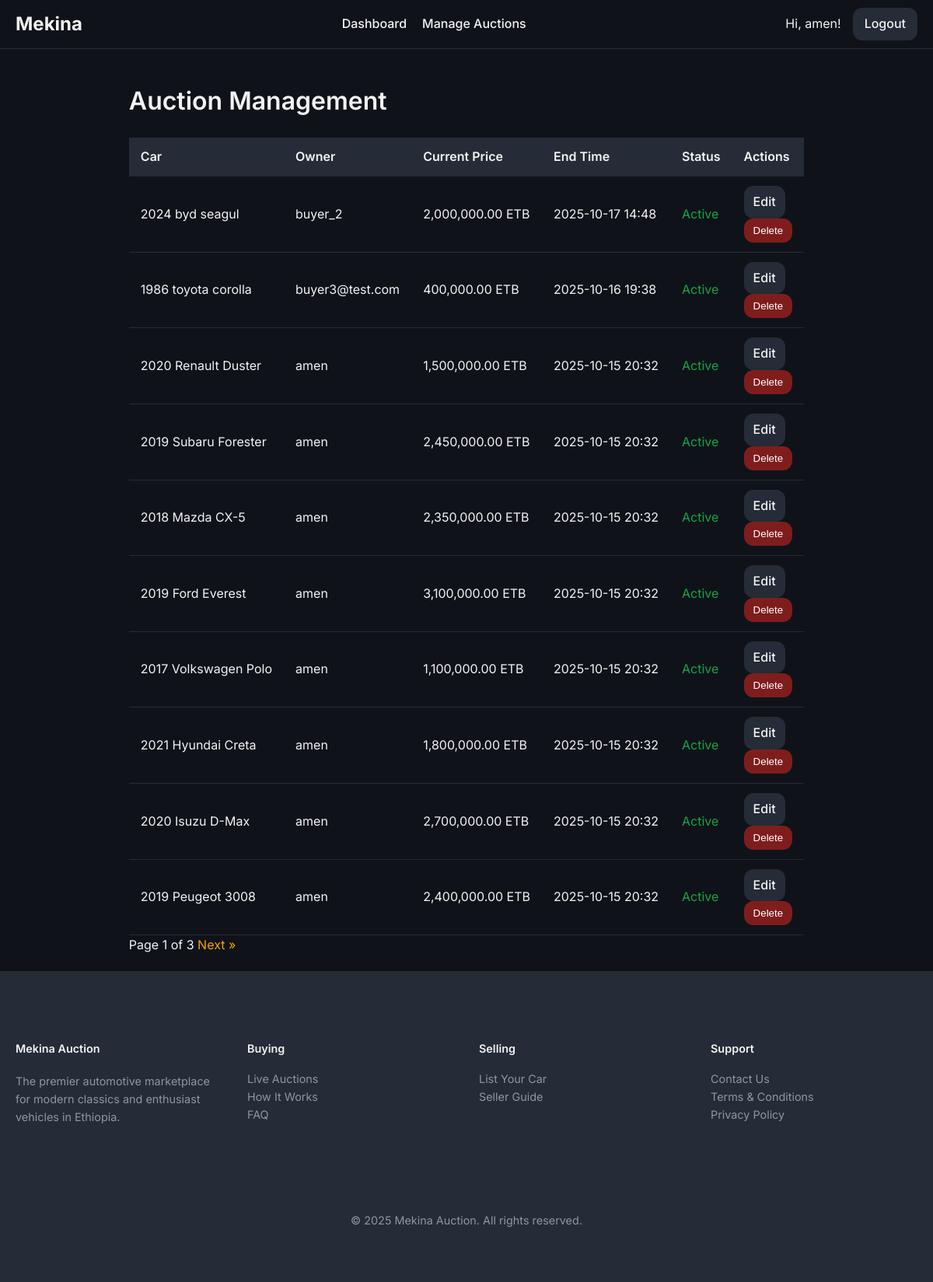
/auctions/ (signed in), run on the app's committed database.
### models/user.py (models this page shows, shortened)
class User(UserMixin, db.Model):
    id = db.Column(db.Integer, primary_key=True)
    username = db.Column(db.String(64), index=True, unique=True, nullable=False)
    email = db.Column(db.String(120), index=True, unique=True, nullable=False)
    phone_number = db.Column(db.String(20), nullable=True)
    password_hash = db.Column(db.String(128))
    is_admin = db.Column(db.Boolean, default=False)
    cars = db.relationship('Car', backref='owner', lazy='dynamic')
    bids = db.relationship('Bid', backref='bidder', lazy='dynamic')

### models/auction.py (models this page shows, shortened)
class Auction(db.Model):
    id = db.Column(db.Integer, primary_key=True)
    start_time = db.Column(db.DateTime, nullable=False, default=datetime.utcnow)
    end_time = db.Column(db.DateTime, nullable=False)
    start_price = db.Column(db.Float, nullable=False)
    current_price = db.Column(db.Float, nullable=False)
    car_id = db.Column(db.Integer, db.ForeignKey('car.id'), nullable=False, unique=True)
    winner_id = db.Column(db.Integer, db.ForeignKey('user.id'), nullable=True)
    bids = db.relationship('Bid', backref='auction', lazy='dynamic', cascade="all, delete-orphan")
    questions = db.relationship('Question', back_populates='auction', lazy='dynamic', cascade="all, delete-orphan")

### models/car.py (models this page shows, shortened)
class Car(db.Model):
    id = db.Column(db.Integer, primary_key=True)
    make = db.Column(db.String(64), nullable=False)
    model = db.Column(db.String(64), nullable=False)
    year = db.Column(db.Integer, nullable=False)
    description = db.Column(db.Text, nullable=True)
    owner_id = db.Column(db.Integer, db.ForeignKey('user.id'), nullable=False)
    service_history_url = db.Column(db.String(200), nullable=True)
    inspection_report_url = db.Column(db.String(200), nullable=True)
    is_approved = db.Column(db.Boolean, default=False, nullable=False)
    transmission = db.Column(db.String(50))
    drivetrain = db.Column(db.String(50))
    mileage = db.Column(db.Integer)
    fuel_type = db.Column(db.String(50))
    condition = db.Column(db.String(50)) # New, Used
    auction = db.relationship('Auction', backref='car', uselist=False) # One-to-one relationship with Auction
    images = db.relationship('CarImage', backref='car', lazy=True, cascade="all, delete-orphan") # One-to-many relationship with CarImage

### routes/auctions.py (the view)
@auctions_bp.route('/')
def list_auctions():
    page = request.args.get('page', 1, type=int)
    if current_user.is_authenticated and current_user.is_admin:
        auctions = Auction.query.join(Car).order_by(Auction.end_time.desc()).paginate(page=page, per_page=10)
        return render_template('auction_management.html', auctions=auctions, now=datetime.utcnow())
    else:
        return render_template('auction_list.html')

### templates/auction_management.html (shortened to what this page needs)
{% extends "base.html" %}
{% block content %}
    <h1>Auction Management</h1>
    <table>
        <thead>
            <tr>
                <th>Car</th>
                <th>Owner</th>
                <th>Current Price</th>
                <th>End Time</th>
                <th>Status</th>
                <th>Actions</th>
            </tr>
        </thead>
        <tbody>
            {% for auction in auctions.items %}
            <tr>
                <td>{{ auction.car.year }} {{ auction.car.make }} {{ auction.car.model }}</td>
                <td>{{ auction.car.owner.username }}</td>
                <td>{{ '{:,.2f}'.format(auction.current_price) }} ETB</td>
                <td>{{ auction.end_time.strftime('%Y-%m-%d %H:%M') }}</td>
                <td>
                    {% if not auction.car.is_approved %}
                        <span style="color: hsl(var(--warning)); font-weight: bold;">Pending Approval</span>
                    {% elif auction.end_time > now %}
                        <span style="color: hsl(var(--success));">Active</span>
                    {% else %}
                        <span style="color: hsl(var(--destructive));">Expired</span>
                    {% endif %}
                </td>
                <td class="button-group">
                    <a href="{{ url_for('admin.edit_auction', auction_id=auction.id) }}" class="btn edit">Edit</a>
                    <form action="{{ url_for('admin.delete_auction', auction_id=auction.id) }}" method="post" onsubmit="return confirm('Are you sure you want to delete this auction and car? This cannot be undone.');">
                        <button type="submit" class="btn delete">Delete</button>
                    </form>
                </td>
            </tr>
            {% endfor %}
        </tbody>
    </table>
    <div class="pagination">
        <span>Page {{ auctions.page }} of {{ auctions.pages }}</span>
        {% if auctions.has_next %}<a href="{{ url_for('auctions.list_auctions', page=auctions.next_num) }}">Next &raquo;</a>{% endif %}
    </div>
{% endblock %}

### templates/base.html (shortened to what this page needs)
<!DOCTYPE html>
<html lang="en">
<head>
    <link rel="stylesheet" href="{{ url_for('static', filename='css/style.css') }}">
</head>
<body>
    <nav>
        <a href="{{ url_for('main.home') }}" class="nav-brand">Mekina</a>
        <ul>
            {% if current_user.is_authenticated and current_user.is_admin %}
                <li><a href="{{ url_for('admin.dashboard') }}">Dashboard</a></li>
                <li><a href="{{ url_for('auctions.list_auctions') }}">Manage Auctions</a></li>
            {% elif current_user.is_authenticated %}
                <li><a href="{{ url_for('auctions.list_auctions') }}">All Auctions</a></li>
                <li><a href="{{ url_for('seller.dashboard') }}">Seller Dashboard</a></li>
            {% else %}
                <li><a href="{{ url_for('auctions.list_auctions') }}">All Auctions</a></li>
            {% endif %}
        </ul>
        <div class="nav-right">
            {% if current_user.is_authenticated %}
                <span>Hi, {{ current_user.username }}!</span>
                <a href="{{ url_for('auth.logout') }}" class="nav-button">Logout</a>
            {% else %}
                <a href="{{ url_for('auth.login') }}" class="nav-button">Login</a>
                <a href="{{ url_for('auth.register') }}" class="nav-button">Register</a>
            {% endif %}
        </div>
    </nav>
    <main class="container">
        {% block content %}{% endblock %}
    </main>
    <footer class="site-footer">
        <div class="container">
            <div class="footer-grid">
                <div class="footer-brand">
                    <h4>Mekina Auction</h4>
                    <p>
                        The premier automotive marketplace for modern classics and enthusiast vehicles in Ethiopia.
                    </p>
                </div>
                <div class="footer-links">
                    <h4>Buying</h4>
                    <ul>
                        <li><a href="{{ url_for('auctions.list_auctions') }}">Live Auctions</a></li>
                        <li><a href="#">How It Works</a></li>
                        <li><a href="#">FAQ</a></li>
                    </ul>
                </div>
                <div class="footer-links">
                    <h4>Selling</h4>
                    <ul>
                        <li><a href="{{ url_for('seller.submit_car') }}">List Your Car</a></li>
                        <li><a href="#">Seller Guide</a></li>
                    </ul>
                </div>
                <div class="footer-links">
                    <h4>Support</h4>
                    <ul>
                        <li><a href="#">Contact Us</a></li>
                        <li><a href="#">Terms & Conditions</a></li>
                        <li><a href="#">Privacy Policy</a></li>
                    </ul>
                </div>
            </div>
            <div class="footer-bottom">
                <p>&copy; {{ now.year }} Mekina Auction. All rights reserved.</p>
            </div>
        </div>
    </footer>
</body>
</html>

### static/css/style.css (style rules this page uses)
:root { --background: 220 25% 8%; --foreground: 0 0% 95%; --card: 220 20% 12%; --card-foreground: 0 0% 95%; --popover: 220 20% 12%; --popover-foreground: 0 0% 95%; --primary: 38 92% 50%; --primary-foreground: 220 70% 12%; --secondary: 220 20% 18%; --secondary-foreground: 0 0% 95%; --muted: 220 20% 16%; --muted-foreground: 220 10% 60%; --accent: 38 92% 50%; --accent-foreground: 220 70% 12%; --destructive: 0 62.8% 30.6%; --destructive-foreground: 0 0% 100%; --border: 220 20% 18%; --input: 220 20% 18%; --ring: 38 92% 50%; --radius: 0.75rem; --success: 142 76% 36%; --warning: 38 92% 50%; --info: 220 20% 18%; --gradient-primary: linear-gradient(135deg, hsl(220 20% 12%), hsl(220 20% 18%)); --gradient-accent: linear-gradient(135deg, hsl(38 92% 50%), hsl(25 95% 53%)); --shadow-card: 0 4px 6px -1px hsl(0 0% 0% / 0.3), 0 2px 4px -1px hsl(0 0% 0% / 0.2); --shadow-elevated: 0 10px 15px -3px hsl(0 0% 0% / 0.3), 0 4px 6px -2px hsl(0 0% 0% / 0.2); }
body { font-family: 'Inter', sans-serif; background-color: hsl(var(--background)); color: hsl(var(--foreground)); margin: 0; line-height: 1.6; display: flex; flex-direction: column; min-height: 100vh; }
main { flex-grow: 1; }
.container, .main-content, .sidebar { max-width: 1200px; margin: 20px auto; padding: 0 20px; }
h1, h2, h3, h4, h5, h6 { font-weight: 600; }
a { color: hsl(var(--accent)); text-decoration: none; }
nav { background-color: hsl(var(--background)); border-bottom: 1px solid hsl(var(--border)); padding: 10px 20px; display: flex; justify-content: space-between; align-items: center; }
.nav-brand { font-size: 1.5rem; font-weight: 700; color: hsl(var(--foreground)); text-decoration: none; }
nav ul { list-style: none; margin: 0; padding: 0; display: flex; gap: 20px; }
nav a { color: hsl(var(--foreground)); font-weight: 500; }
.nav-right { display: flex; align-items: center; gap: 15px; }
.nav-button { background-color: hsl(var(--info)); color: hsl(var(--foreground)); padding: 8px 15px; border-radius: var(--radius); font-weight: 500; }
table { width: 100%; border-collapse: collapse; margin-top: 20px; }
th, td { padding: 12px 15px; text-align: left; border-bottom: 1px solid hsl(var(--border)); }
thead th { background-color: hsl(var(--secondary)); font-weight: 600; }
.site-footer { background-color: hsl(var(--secondary)); border-top: 1px solid hsl(var(--border)); padding: 3rem 0; font-size: 0.9rem; }
.footer-grid { display: grid; grid-template-columns: repeat(4, 1fr); gap: 2rem; }
.footer-brand p { color: hsl(var(--muted-foreground)); margin-top: 1rem; }
.footer-links h4 { margin-bottom: 1rem; font-weight: 600; }
.footer-links ul { list-style: none; padding: 0; margin: 0; space-y: 0.5rem; }
.footer-links a { color: hsl(var(--muted-foreground)); }
.footer-bottom { margin-top: 3rem; padding-top: 2rem; border-top: 1px solid hsl(var(--border)); text-align: center; color: hsl(var(--muted-foreground)); }
.btn, .button-group button, .button-group a { border: none; padding: 8px 12px; border-radius: var(--radius); cursor: pointer; font-weight: 500; text-decoration: none; display: inline-block; text-align: center; }
.btn.edit, .button-group .edit { background-color: hsl(var(--info)); color: hsl(var(--foreground)); }
.btn.delete, .button-group .delete { background-color: hsl(var(--destructive)); color: hsl(var(--destructive-foreground)); }

### data on the page
User: username "amen"
Auction: car.year "2024", car.make "byd", car.model "seagul", car.owner.username "buyer_2", current_price "2,000,000.00", end_time "2025-10-17 14:48", shows "Active"
Auction: car.year "1986", car.make "toyota", car.model "corolla", car.owner.username "buyer3@test.com", current_price "400,000.00", end_time "2025-10-16 19:38", shows "Active"
Auction: car.year "2020", car.make "Renault", car.model "Duster", car.owner.username "amen", current_price "1,500,000.00", end_time "2025-10-15 20:32", shows "Active"
Auction: car.year "2019", car.make "Subaru", car.model "Forester", car.owner.username "amen", current_price "2,450,000.00", end_time "2025-10-15 20:32", shows "Active"
Auction: car.year "2018", car.make "Mazda", car.model "CX-5", car.owner.username "amen", current_price "2,350,000.00", end_time "2025-10-15 20:32", shows "Active"
Auction: car.year "2019", car.make "Ford", car.model "Everest", car.owner.username "amen", current_price "3,100,000.00", end_time "2025-10-15 20:32", shows "Active"
Auction: car.year "2017", car.make "Volkswagen", car.model "Polo", car.owner.username "amen", current_price "1,100,000.00", end_time "2025-10-15 20:32", shows "Active"
Auction: car.year "2021", car.make "Hyundai", car.model "Creta", car.owner.username "amen", current_price "1,800,000.00", end_time "2025-10-15 20:32", shows "Active"
Auction: car.year "2020", car.make "Isuzu", car.model "D-Max", car.owner.username "amen", current_price "2,700,000.00", end_time "2025-10-15 20:32", shows "Active"
Auction: car.year "2019", car.make "Peugeot", car.model "3008", car.owner.username "amen", current_price "2,400,000.00", end_time "2025-10-15 20:32", shows "Active"

### other printed values
{{ auctions.page }} "1"
{{ auctions.pages }} "3"
